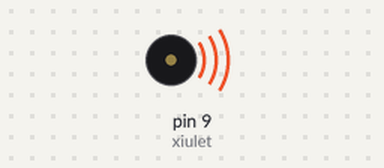
Simulated run of this sketch. Board: Arduino Uno, built with avr-gcc and run on an emulated ATmega328P. Parts: buzzer (waves = sounding).

Above: at 0.1 s.
At 3.1 s:
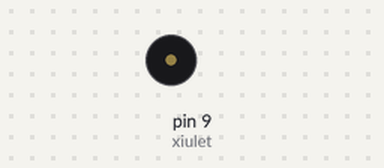
Timing chart, 0 to 4.6 s (numbered marks = the images above):
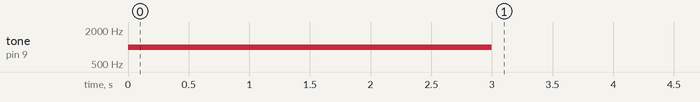

Measured:
- by itself, tone on pin 9 (xiulet): silent → 1000 Hz at 0.00 s, → silent 3.0 s later

The sketch:

Exercici_002.ino
```cpp
/****************************************************************
**                                                             **
**                            TÍTOL:                           **
**                  Nom represenatiu del programa              **
**                                                             **
** NOM: Nom de l'Alumne                       DATA: xx/xx/20xx **
****************************************************************/
//************************** INCLUDE ****************************


//************************* VARIABLES ***************************
const byte xiulet = 9;

//*************************** SETUP *****************************

void setup()
{
  pinMode(xiulet, OUTPUT);

  tone(xiulet, 1000, 3000);
}

//*************************** LOOP ******************************
void loop()
{

}

//************************* FUNCIONS ****************************
```
